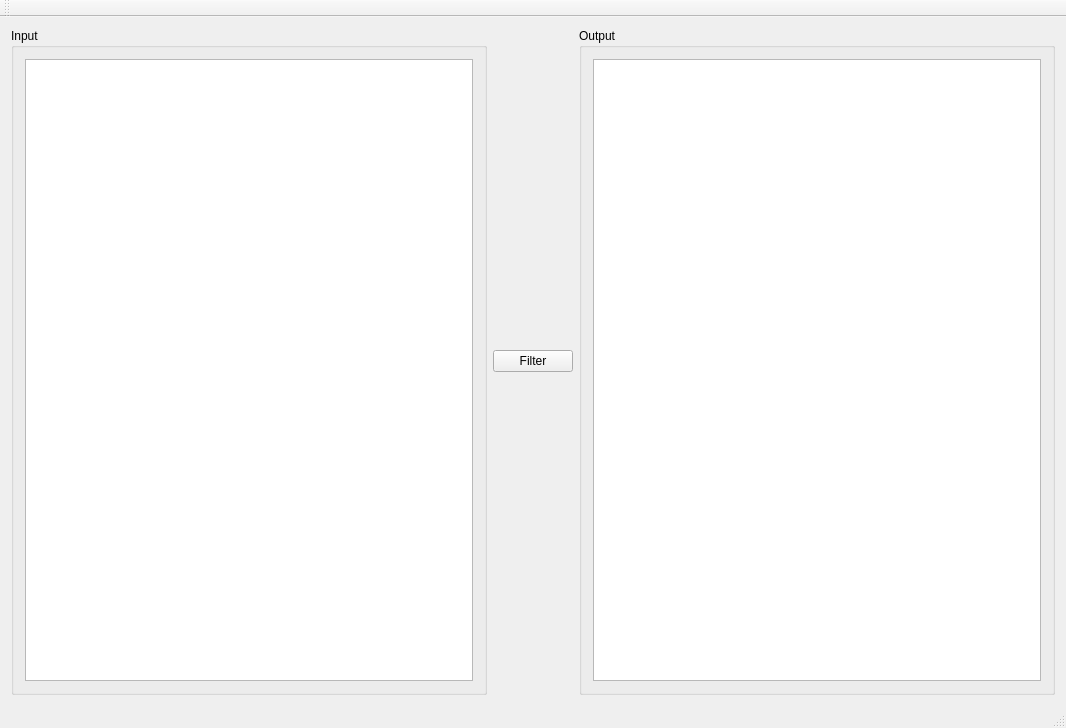
<?xml version="1.0" encoding="UTF-8"?>
<ui version="4.0">
 <class>MainWindow</class>
 <widget class="QMainWindow" name="MainWindow">
  <property name="geometry">
   <rect>
    <x>0</x>
    <y>0</y>
    <width>1066</width>
    <height>728</height>
   </rect>
  </property>
  <property name="windowTitle">
   <string>MainWindow</string>
  </property>
  <widget class="QWidget" name="centralWidget">
   <layout class="QGridLayout" name="gridLayout_3">
    <item row="0" column="0">
     <layout class="QHBoxLayout" name="horizontalLayout">
      <item>
       <widget class="QGroupBox" name="groupBox">
        <property name="title">
         <string>Input</string>
        </property>
        <layout class="QGridLayout" name="gridLayout">
         <item row="0" column="0">
          <widget class="QTextEdit" name="inputText"/>
         </item>
        </layout>
       </widget>
      </item>
      <item>
       <widget class="QPushButton" name="filterBtn">
        <property name="text">
         <string>Filter</string>
        </property>
       </widget>
      </item>
      <item>
       <widget class="QGroupBox" name="groupBox_2">
        <property name="title">
         <string>Output</string>
        </property>
        <layout class="QGridLayout" name="gridLayout_2">
         <item row="0" column="0">
          <widget class="QTextEdit" name="outputText"/>
         </item>
        </layout>
       </widget>
      </item>
     </layout>
    </item>
   </layout>
  </widget>
  <widget class="QMenuBar" name="menuBar">
   <property name="geometry">
    <rect>
     <x>0</x>
     <y>0</y>
     <width>1066</width>
     <height>23</height>
    </rect>
   </property>
  </widget>
  <widget class="QToolBar" name="mainToolBar">
   <attribute name="toolBarArea">
    <enum>TopToolBarArea</enum>
   </attribute>
   <attribute name="toolBarBreak">
    <bool>false</bool>
   </attribute>
  </widget>
  <widget class="QStatusBar" name="statusBar"/>
 </widget>
 <layoutdefault spacing="6" margin="11"/>
 <resources/>
 <connections/>
</ui>
